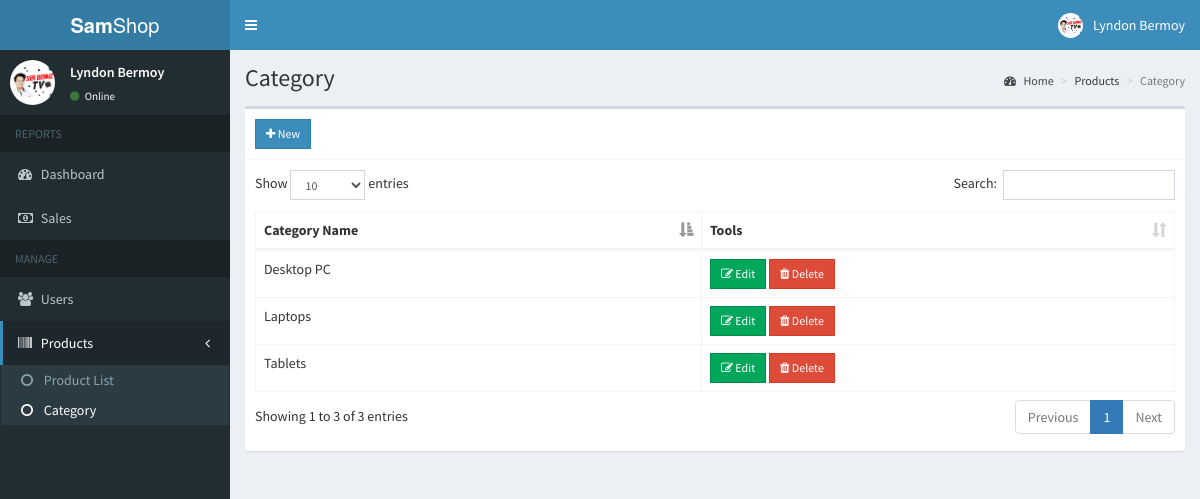
The app's page /admin/category.php (signed in) with its own data.
### tables this page shows
CREATE TABLE `users` (
  `id` int NOT NULL AUTO_INCREMENT,
  `email` varchar(200) NOT NULL,
  `password` varchar(60) NOT NULL,
  `type` int NOT NULL DEFAULT '0',
  `firstname` varchar(50) NOT NULL,
  `lastname` varchar(50) NOT NULL,
  `address` text,
  `contact_info` varchar(100) DEFAULT NULL,
  `photo` varchar(200) DEFAULT NULL,
  `status` int DEFAULT NULL,
  `created_on` date NOT NULL,
  `postcode` varchar(11) DEFAULT NULL,
  PRIMARY KEY (`id`),
  UNIQUE KEY `email` (`email`)
);

CREATE TABLE `category` (
  `id` int NOT NULL AUTO_INCREMENT,
  `name` varchar(100) NOT NULL,
  `cat_slug` varchar(150) NOT NULL,
  PRIMARY KEY (`id`)
);

### admin/includes/session.php (called while the page is built, shortened)
<?php
	include '../includes/conn.php';
	$conn = $pdo->open();
	$stmt = $conn->prepare("SELECT * FROM users WHERE id=:id");
	$stmt->execute(['id'=>$_SESSION['admin']]);
	$admin = $stmt->fetch();
?>

### admin/category.php (the view, shortened to what this page needs)
<?php include 'includes/session.php'; ?>
<?php include 'includes/header.php'; ?>
<body class="hold-transition skin-blue sidebar-mini">
<div class="wrapper">
  <?php include 'includes/navbar.php'; ?>
  <?php include 'includes/menubar.php'; ?>
  <div class="content-wrapper">
    <section class="content-header">
      <h1>
        Category
      </h1>
      <ol class="breadcrumb">
        <li><a href="#"><i class="fa fa-dashboard"></i> Home</a></li>
        <li>Products</li>
        <li class="active">Category</li>
      </ol>
    </section>
    <section class="content">
      <div class="row">
        <div class="col-xs-12">
          <div class="box">
            <div class="box-header with-border">
              <a href="#addnew" data-toggle="modal" class="btn btn-primary btn-sm btn-flat"><i class="fa fa-plus"></i> New</a>
            </div>
            <div class="box-body">
              <table id="example1" class="table table-bordered">
                <thead>
                  <th>Category Name</th>
                  <th>Tools</th>
                </thead>
                <tbody>
                  <?php
                    $conn = $pdo->open();
                    try{
                      $stmt = $conn->prepare("SELECT * FROM category");
                      $stmt->execute();
                      foreach($stmt as $row){
                        echo "
                          <tr>
                            <td>".$row['name']."</td>
                            <td>
                              <button class='btn btn-success btn-sm edit btn-flat' data-id='".$row['id']."'><i class='fa fa-edit'></i> Edit</button>
                              <button class='btn btn-danger btn-sm delete btn-flat' data-id='".$row['id']."'><i class='fa fa-trash'></i> Delete</button>
                            </td>
                          </tr>
                        ";
                      }
                    }
                    catch(PDOException $e){
                      echo $e->getMessage();
                    }
                  ?>
                </tbody>
              </table>
            </div>
          </div>
        </div>
      </div>
    </section>
  </div>
</div>
</body>
</html>

### admin/includes/navbar.php (shortened to what this page needs)
<header class="main-header">
  <a href="#" class="logo">
    <span class="logo-lg"><b>Sam</b>Shop</span>
  </a>
  <nav class="navbar navbar-static-top">
    <a href="#" class="sidebar-toggle" data-toggle="push-menu" role="button">
    </a>
    <div class="navbar-custom-menu">
      <ul class="nav navbar-nav">
        <li class="dropdown user user-menu">
          <a href="#" class="dropdown-toggle" data-toggle="dropdown">
            <img src="<?php echo (!empty($admin['photo'])) ? '../images/'.$admin['photo'] : '../images/profile.jpg'; ?>" class="user-image" alt="User Image">
            <span class="hidden-xs"><?php echo $admin['firstname'].' '.$admin['lastname']; ?></span>
          </a>
        </li>
      </ul>
    </div>
  </nav>
</header>

### admin/includes/menubar.php
<aside class="main-sidebar">
  <section class="sidebar">
    <div class="user-panel">
      <div class="pull-left image">
        <img src="<?php echo (!empty($admin['photo'])) ? '../images/'.$admin['photo'] : '../images/profile.jpg'; ?>" class="img-circle" alt="User Image">
      </div>
      <div class="pull-left info">
        <p><?php echo $admin['firstname'].' '.$admin['lastname']; ?></p>
        <a><i class="fa fa-circle text-success"></i> Online</a>
      </div>
    </div>
    <ul class="sidebar-menu" data-widget="tree">
      <li class="header">REPORTS</li>
      <li><a href="home.php"><i class="fa fa-dashboard"></i> <span>Dashboard</span></a></li>
      <li><a href="sales.php"><i class="fa fa-money"></i> <span>Sales</span></a></li>
      <li class="header">MANAGE</li>
      <li><a href="users.php"><i class="fa fa-users"></i> <span>Users</span></a></li>
      <li class="treeview">
        <a href="#">
          <i class="fa fa-barcode"></i>
          <span>Products</span>
          <span class="pull-right-container">
            <i class="fa fa-angle-left pull-right"></i>
          </span>
        </a>
        <ul class="treeview-menu">
          <li><a href="products.php"><i class="fa fa-circle-o"></i> Product List</a></li>
          <li><a href="category.php"><i class="fa fa-circle-o"></i> Category</a></li>
        </ul>
      </li>
    </ul>
  </section>
</aside>

### records on screen
users: photo (picture), firstname "Lyndon", lastname "Bermoy"
category: name "Laptops"
category: name "Desktop PC"
category: name "Tablets"
